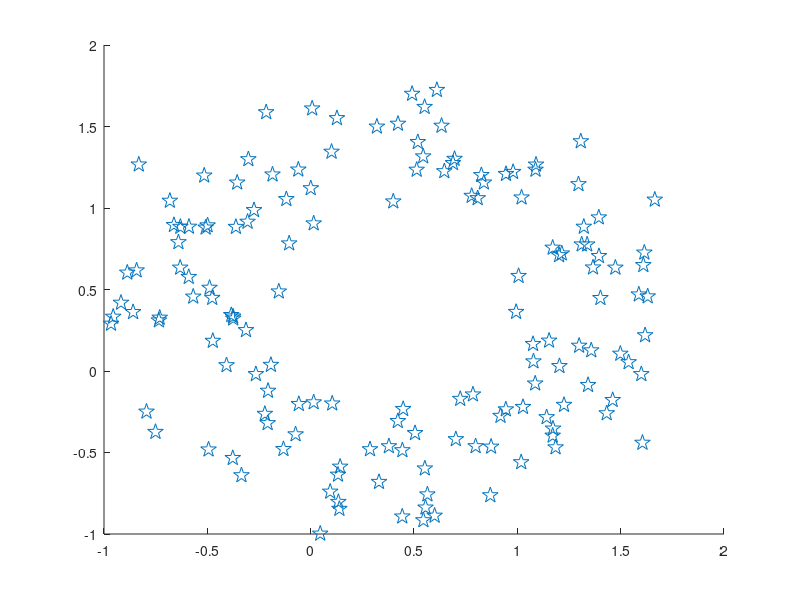

This figure's MATLAB source: (Note: this script raises an error after producing the figure.)
%=============================================================================
% Copyright (c) 2016-present Allan CORNET (Nelson)
%=============================================================================
% This file is part of Nelson.
%=============================================================================
% LICENCE_BLOCK_BEGIN
% SPDX-License-Identifier: LGPL-3.0-or-later
% LICENCE_BLOCK_END
%=============================================================================
% <--ADV-CLI MODE-->
%=============================================================================
close all
%=============================================================================
rng('default') % For reproducibility
figure();
theta = linspace(0, 2 * pi, 150);
x = sin(theta) + 0.75 * rand(1, 150);
y = cos(theta) + 0.75 * rand(1, 150);
sz = 140;
s = scatter(x, y, sz, 'p');
asserts.isequal(s.Marker, 'pentagram');
asserts.isequal(s.MarkerEdgeColor, 'flat');
asserts.isequal(s.MarkerFaceColor, 'none');
asserts.isequal(s.LineWidth, 0.5000);
asserts.isequal(s.XData, x);
asserts.isequal(s.YData, y);
asserts.isequal(s.SizeData, 140);
asserts.isequal(s.CData, [0.0660 0.4430 0.7450]);
%=============================================================================
close all
%=============================================================================
